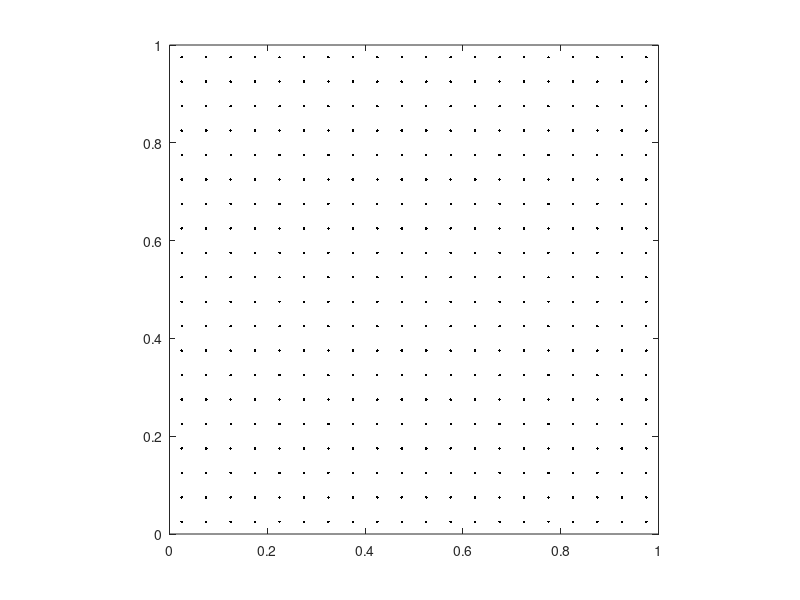

Here is the MATLAB script that generated this plot:
p.rho = 1500;
p.E = 1e6;
p.nu = 0.3;
p.g = -1;
% p.Np = 4 * 2.5;
p.Np = 20;
p.N = 21;
p.rhop = 3;
p.tol = 1e-12;
p.T = 2;

% make an NxN computational grid
N = p.N;
Np = p.Np;
x = linspace(0,1,N);
y = linspace(0,1,N);
h = x(2)-x(1);
dt = 0.4*h*sqrt(p.rho/p.E);
T = p.T;
E = p.E;
nu = p.nu;
tol = p.tol;

Nn = N*N;

% set up material points
bar_w = 1.0-1e-5; Nbx = Np; %
%bar_w = 0.5; Nbx = Np; %
% Nbx = ceil(p.rhop*bar_w/h);
bar_h = 1.0-1e-5; Nby = (bar_h/bar_w)*Nbx;
%bar_h = 0.5; Nby = (bar_h/bar_w)*Nbx;

bxtmp = linspace(0, bar_w, Nbx+1);
bar_x = (0.5 - bar_w/2) + bxtmp(1:end-1) + bxtmp(2)/2;
% bar_x = 0.0 + bxtmp(1:end-1) + bxtmp(2)/2;
bytmp = linspace(0, bar_h, Nby+1);
bar_y = 0.0 + bytmp(1:end-1) + bytmp(2)/2;

% initialize position
Np = Nbx*Nby;
%xjitter = normrnd(0, 0.001, Nbx, Nby);
%yjitter = normrnd(0, 0.001, Nbx, Nby);
xjitter = zeros(Nby, Nbx);
yjitter = zeros(Nby, Nbx);
[xp, yp] = meshgrid(bar_x, bar_y);
xp = xp + xjitter;
yp = yp + yjitter;
%r = 0.1;
%rs = linspace(0, r,Nbx);
%ts = linspace(0, 2*pi, Nby+1);
%ts(end) = [];
%xp = 0.5 + rs'*cos(ts);
%yp = 0.5 + rs'*sin(ts);
%[X, Y] = meshgrid(x, y);

% initialize volume
vp = (bar_w/Nbx)*(bar_h/Nby)*ones(size(xp));
% vp = (pi*r^2/Np)*ones(size(xp));

% initialize mass
mp = p.rho*vp;

% initialize velocity
xp_t = 0*ones(size(xp));
yp_t = -0.0*ones(size(yp));

% initialize stress
sxxp = zeros(size(xp));
sxyp = zeros(size(yp));
syyp = zeros(size(yp));

% initialize strain
exxp = zeros(size(xp));
exyp = zeros(size(yp));
eyyp = zeros(size(yp));

% initialize body forces
bxp = zeros(size(xp));
byp = p.g*ones(size(yp));

% plot material points
plot(xp, yp, '.k'); axis equal;
xlim([min(x), max(x)]);
ylim([min(y), max(y)]);

% dump starting config to text file
fp = fopen('generated_particles.txt', 'w');
fprintf(fp, '%d\n', numel(mp));
for i=1:numel(mp)
    fprintf(fp, '%f %f %f %f %f %f\n', mp(i), vp(i), xp(i), yp(i), xp_t(i), yp_t(i));
end
fclose(fp);

% grid file
fp = fopen('generated_grid.txt', 'w');
fprintf(fp, '%d\n', N);
fprintf(fp, '1\n');
fclose(fp);
